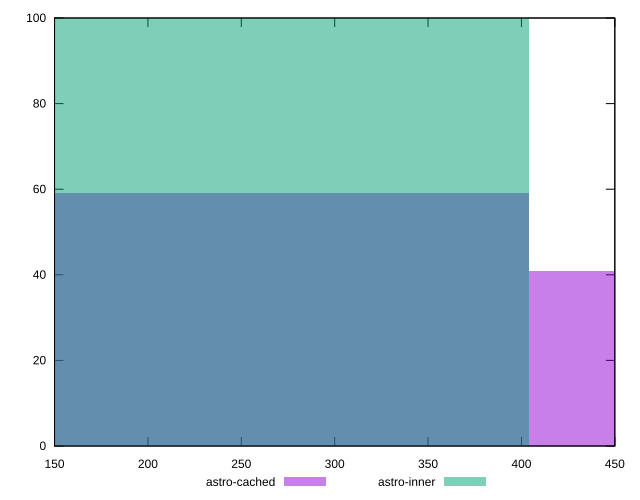

Generate this figure with gnuplot:
reset

$astroCached <<EOF
538.5208632225864 41
269.2604316112932 59
EOF

$astroInner <<EOF
269.2604316112932 100
EOF

set key outside below
set boxwidth 269.2604316112932
set xrange [150:450]
set yrange [0:100]
set trange [0:100]
set style fill transparent solid 0.5 noborder
set terminal svg size 640, 500 enhanced background rgb 'white'
set output "reports/report_00033_2021-03-01T14-23-16.841Z/unused-css-rules/comparison/histogram/1_vs_2.svg"

plot $astroCached title "astro-cached" with boxes, \
     $astroInner title "astro-inner" with boxes

reset
